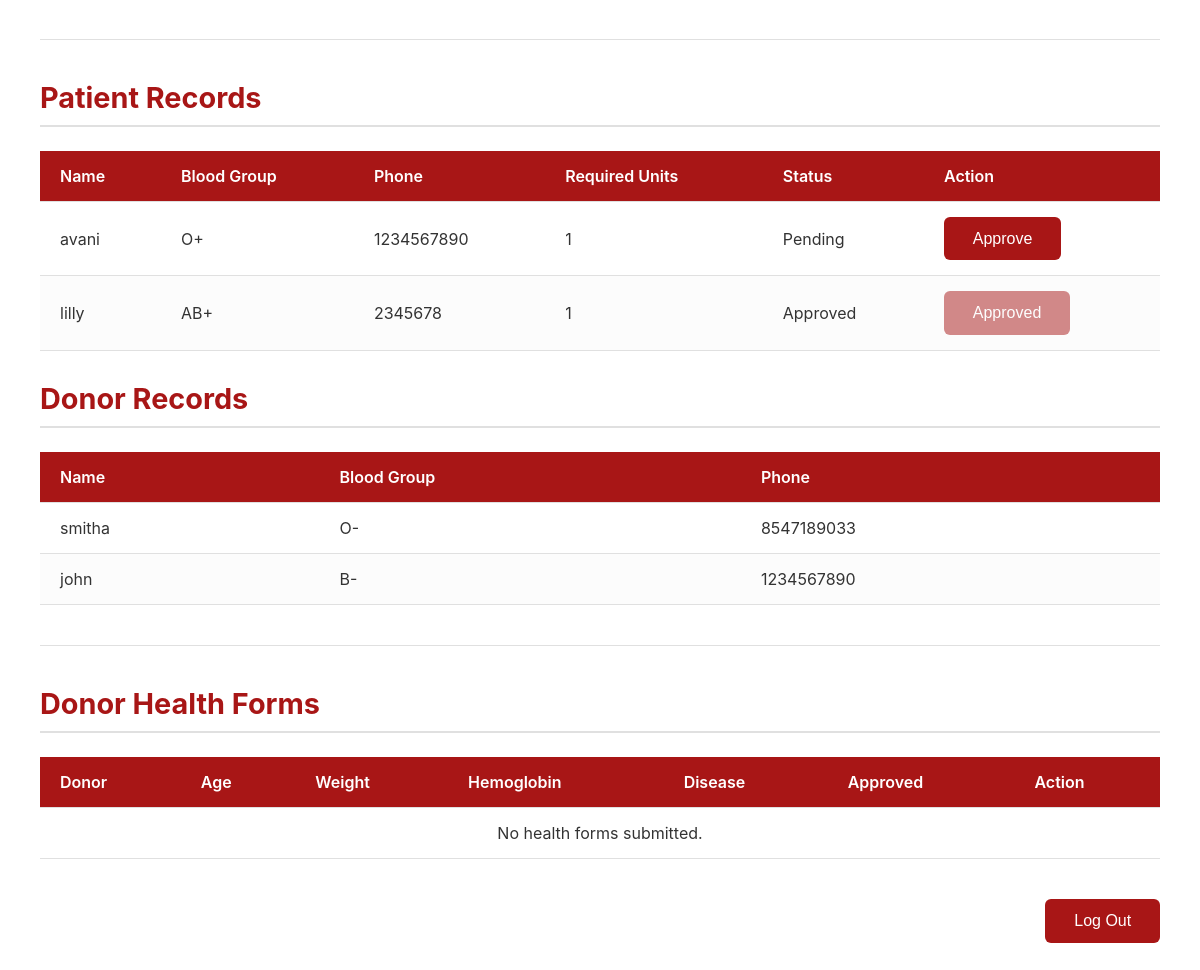
Before: /admin-dashboard/ (signed in, lower part) with the older database file.
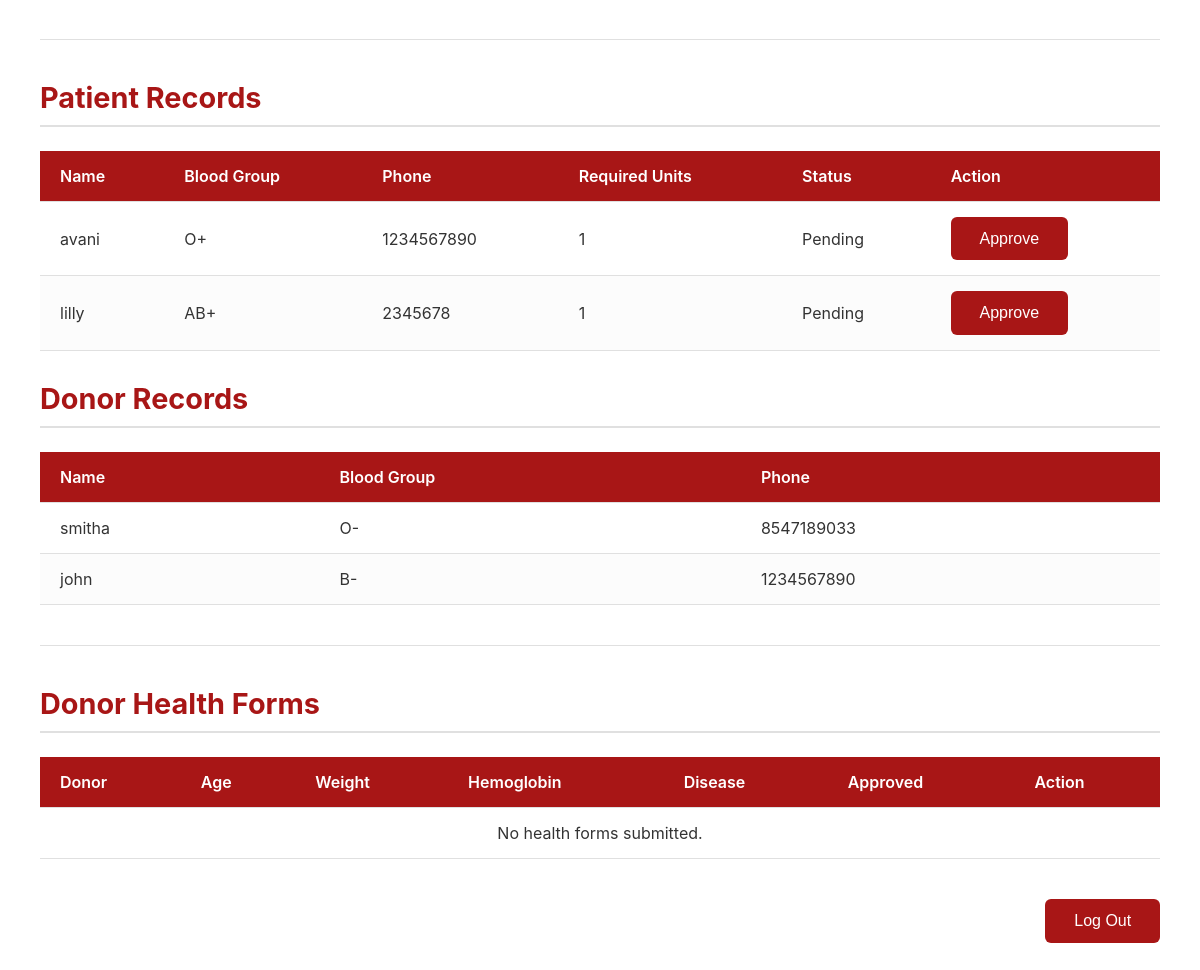
After: the same page with the newer database file.
### bloodmanager/models.py (models this page shows, shortened)
class Patient(models.Model):
    user = models.OneToOneField(User, on_delete=models.CASCADE)
    phone = models.CharField(max_length=15)
    gender = models.CharField(max_length=10)
    blood_group = models.CharField(max_length=3, choices=BLOOD_GROUP_CHOICES)
    address = models.TextField()
    required_units = models.PositiveIntegerField(default=1)
    approved = models.BooleanField(default=False)

### bloodmanager/views.py (the view)
# urls.py: path('admin-dashboard/', views.admin_dashboard, name='admin-dashboard'),
@user_passes_test(is_admin)
def admin_dashboard(request):
    donors = Donor.objects.all()
    patients = Patient.objects.all()
    stock = BloodStock.objects.values('blood_group').annotate(total_units=Sum('units')).order_by('blood_group')
    health_forms = DonorHealthCheck.objects.all().order_by('-submitted_at')
    total_donors = donors.count()
    available_donors = donors.filter(available=True).count()
    total_patients = patients.count()
    total_stock_units = sum(item['total_units'] for item in stock)
    if request.method == 'POST':
        if 'approve_patient' in request.POST:
            patient_id = request.POST.get('patient_id')
            patient = get_object_or_404(Patient, id=patient_id)
            patient.approved = True
            patient.save()
            messages.success(request, f"Patient {patient.user.username} approved successfully.")
            return redirect('admin-dashboard')
        if 'update_stock' in request.POST:
            stock_form = BloodStockForm(request.POST)
            if stock_form.is_valid():
                blood_group = stock_form.cleaned_data['blood_group']
                units = stock_form.cleaned_data['units']
                stock_item, created = BloodStock.objects.get_or_create(
                    blood_group=blood_group, hospital=None, defaults={'units': units}
                )
                if not created:
                    stock_item.units += units
                    stock_item.save()
                messages.success(request, f'Blood stock for {blood_group} updated successfully.')
                return redirect('admin-dashboard')
        if 'approve_health' in request.POST:
            health_id = request.POST.get('health_id')
            record = get_object_or_404(DonorHealthCheck, id=health_id)
            record.is_approved = True
            record.save()
            messages.success(request, f"{record.donor.user.username}'s health form approved!")
            return redirect('admin-dashboard')
    else:
        stock_form = BloodStockForm()
    context = {
        'donors': donors,
        'patients': patients,
        'stock': stock,
        'total_donors': total_donors,
        'available_donors': available_donors,
        'total_patients': total_patients,
        'total_stock_units': total_stock_units,
        'stock_form': stock_form,
        'health_forms': health_forms,
    }
    return render(request, 'admin/admin_dashboard.html', context)

### bloodmanager/views.py (called while the page is built)
def is_admin(user):
    return user.is_superuser

### bloodmanager/templates/admin/admin_dashboard.html (shortened to what this page needs)
<!DOCTYPE html>
<html lang="en">
<head>
</head>
<body>
<div class="container">
    <hr>
    <h2>Patient Records</h2>
    <table>
        <thead>
            <tr>
                <th>Name</th>
                <th>Blood Group</th>
                <th>Phone</th>
                <th>Required Units</th>
                <th>Status</th>
                <th>Action</th>
            </tr>
        </thead>
        <tbody>
            {% for patient in patients %}
            <tr>
                <td>{{ patient.user.username }}</td>
                <td>{{ patient.blood_group }}</td>
                <td>{{ patient.phone }}</td>
                <td>{{ patient.required_units }}</td>
                <td>{% if patient.approved %}Approved{% else %}Pending{% endif %}</td>
                <td>
                    {% if not patient.approved %}
                    <form method="POST" style="display:inline;">
                        <button type="submit" name="approve_patient">Approve</button>
                    </form>
                    {% else %}
                        <button disabled style="opacity:0.5;">Approved</button>
                    {% endif %}
                </td>
            </tr>
            {% endfor %}
        </tbody>
    </table>
    <h2>Donor Records</h2>
    <table>
        <thead>
            <tr>
                <th>Name</th>
                <th>Blood Group</th>
                <th>Phone</th>
            </tr>
        </thead>
        <tbody>
            {% for donor in donors %}
            <tr>
                <td>{{ donor.user.username }}</td>
                <td>{{ donor.blood_group }}</td>
                <td>{{ donor.phone }}</td>
            </tr>
            {% empty %}
            <tr><td colspan="3" style="text-align:center;">No donor records found.</td></tr>
            {% endfor %}
        </tbody>
    </table>
    <hr>
    <h2>Donor Health Forms</h2>
    <table>
        <thead>
            <tr>
                <th>Donor</th>
                <th>Age</th>
                <th>Weight</th>
                <th>Hemoglobin</th>
                <th>Disease</th>
                <th>Approved</th>
                <th>Action</th>
            </tr>
        </thead>
        <tbody>
            {% for form in health_forms %}
            <tr>
                <td>{{ form.donor.user.username }}</td>
                <td>{{ form.age }}</td>
                <td>{{ form.weight }} kg</td>
                <td>{{ form.hemoglobin_level }} g/dL</td>
                <td>{% if form.has_disease %}Yes{% else %}No{% endif %}</td>
                <td>{% if form.is_approved %}✅{% else %}❌{% endif %}</td>
                <td>
                    {% if not form.is_approved %}
                    <form method="POST">
                        {% csrf_token %}
                        <input type="hidden" name="health_id" value="{{ form.id }}">
                        <button type="submit" name="approve_health">Approve</button>
                    </form>
                    {% else %}
                        <button disabled>Approved</button>
                    {% endif %}
                </td>
            </tr>
            {% empty %}
            <tr><td colspan="7" style="text-align:center;">No health forms submitted.</td></tr>
            {% endfor %}
        </tbody>
    </table>
    <div class="logout">
        <form method="POST" action="{% url 'logout' %}">
            <button type="submit">Log Out</button>
        </form>
    </div>
</div>
</body>
</html>

Changed rows visible on the page:
changed Patient "AB+": approved "Approved Approved" → "Pending Approve"
